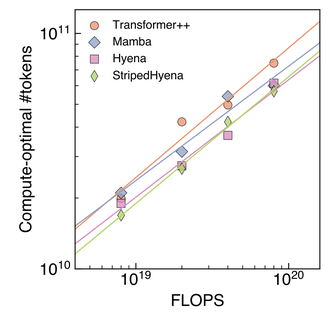
#> input picture inputs/evo_token_scaling.png, 333 x 316 px, shrunk from 990 x 937 before the run
$ python main.py
#> lines starting #> are read from the running program, lines starting #| are printed output that depends on the picture
import math
from dataclasses import dataclass
from typing import Dict, List, Tuple

import matplotlib.pyplot as plt
import numpy as np
import pandas as pd
from PIL import Image, ImageDraw


# =========================
# Inputs: RAW split images ONLY (no dots)
# =========================
RAW_TOKEN = "inputs/evo_token_scaling.png"
RAW_PARAM = "inputs/evo_param_scaling.png"

# =========================
# Outputs
# =========================
OUT_OVERLAY = "outputs/evo_scaling_overlay.png"
OUT_DATA_CSV = "outputs/evo_scaling_data.csv"
OUT_LAWS_CSV = "outputs/evo_scaling_laws.csv"
OUT_RECREATED = "outputs/evo_scaling_reproduction.png"


# =========================
# Assumed axis ranges
# =========================
FLOPS_MIN, FLOPS_MAX = 4e18, 1e20
TOKENS_MIN, TOKENS_MAX = 1e10, 1e11
PARAMS_MIN, PARAMS_MAX = 8.5e6, 1e9


# =========================
# Axis bounds in IMAGE SPACE (centerline of left/bottom spines)
# =========================
@dataclass(frozen=True)
class AxisBounds:
    xmin_x: float
    xmin_y: float
    xmax_x: float
    xmax_y: float
    ymax_x: float
    ymax_y: float

# Left panel (tokens)
TOKEN_BOUNDS = AxisBounds(
    xmin_x=222.0, xmin_y=797.0,   # (x_min, y_min)  bottom-left spine center
    xmax_x=858.0, xmax_y=797.0,   # (x_max, y_min)  bottom-right along x-axis
    ymax_x=222.0, ymax_y=98.0     # (x_min, y_max)  top-left along y-axis
)

# Right panel (params)
PARAM_BOUNDS = AxisBounds(
    xmin_x=174.0, xmin_y=780.0,
    xmax_x=825.0, xmax_y=780.0,
    ymax_x=174.0, ymax_y=33.0
)


# =========================
# Point centroids in IMAGE SPACE (black-dot centers)
# budget_idx is left->right FLOPS cluster (0..3)
# Missing markers are None.
# =========================
POINTS: Dict[str, Dict[str, List[Tuple[float, float]]]] = {
    "tokens": {
        "Transformer++": [(359.0, 588.0), (540.0, 360.0), (677.0, 311.0), (813.0, 187.0)],
        "Mamba":         [(359.0, 570.0), (540.0, 449.0), (677.0, 284.0), (813.0, 252.0)],
        "Hyena":         [(359.0, 602.0), (540.0, 492.0), (677.0, 401.0), (813.0, 246.0)],
        "StripedHyena":  [(359.0, 638.0), (540.0, 502.0), (677.0, 361.0), (813.0, 271.0)],
    },
    "params": {
        "Transformer++": [(314.0, 671.0), (499.0, 654.0), (639.0, 541.0), (780.0, 485.0)],
        "Mamba":         [(314.0, 535.0), (499.0, 483.0), (639.0, 462.0), (780.0, 387.0)],
        "Hyena":         [(314.0, 455.0), (499.0, 380.0), (639.0, 307.0), (780.0, 280.0)],
        "StripedHyena":  [(314.0, 466.0), (499.0, 389.0), (639.0, 351.0), (780.0, 287.0)],
    },
}


# =========================
# Drawing helpers
# =========================
MODEL_COLORS: Dict[str, Tuple[int, int, int]] = {
    "Transformer++": (255, 100, 50),
    "Mamba":         (80, 80, 220),
    "Hyena":         (220, 50, 150),
    "StripedHyena":  (100, 180, 50),
}

BOUNDS_COLOR = (255, 0, 0)


def draw_bounds(d: ImageDraw.ImageDraw, b: AxisBounds, color: Tuple[int, int, int] = BOUNDS_COLOR) -> None:
    """Draw axis boundary markers: filled circles at the 3 corner points and lines along the spines."""
    r = 8
    for x, y in [(b.xmin_x, b.xmin_y), (b.xmax_x, b.xmax_y), (b.ymax_x, b.ymax_y)]:
        d.ellipse((x - r, y - r, x + r, y + r), fill=color, outline=color)
    d.line([(b.xmin_x, b.xmin_y), (b.xmax_x, b.xmax_y)], fill=color, width=3)
    d.line([(b.xmin_x, b.xmin_y), (b.ymax_x, b.ymax_y)], fill=color, width=3)


def draw_point(d: ImageDraw.ImageDraw, x: float, y: float, color: Tuple[int, int, int], r: int = 8) -> None:
    """Draw a crosshair + circle marker with a red center dot at the given point."""
    d.ellipse((x - r, y - r, x + r, y + r), outline=color, width=2)
    d.line([(x - r, y), (x + r, y)], fill=color, width=2)
    d.line([(x, y - r), (x, y + r)], fill=color, width=2)
    cr = 2
    d.ellipse((x - cr, y - cr, x + cr, y + cr), fill=(255, 0, 0), outline=(255, 0, 0))


# =========================
# Log mapping helpers
# =========================
def map_log_axis(px: float, px_min: float, px_max: float, v_min: float, v_max: float) -> float:
    """px linear -> log10(value) linear"""
    t = (px - px_min) / (px_max - px_min)
    lv = math.log10(v_min) + t * (math.log10(v_max) - math.log10(v_min))
    return 10 ** lv

def map_point_to_values(
    x_px: float,
    y_px: float,
    xmin_px: float,
    xmax_px: float,
    ymin_px: float,
    ymax_px: float,
    x_min_val: float,
    x_max_val: float,
    y_min_val: float,
    y_max_val: float
) -> Tuple[float, float]:
    # x is straightforward (increases right)
    x_val = map_log_axis(x_px, xmin_px, xmax_px, x_min_val, x_max_val)

    # y increases upward in data coords, but downward in pixel coords:
    y_from_bottom = (ymin_px - y_px)
    y_span = (ymin_px - ymax_px)
    y_val = map_log_axis(y_from_bottom, 0.0, y_span, y_min_val, y_max_val)
    return x_val, y_val


# =========================
# Main: overlay bounds + points, write CSV
# =========================
def draw_overlay_on_image(im: Image.Image, bounds: AxisBounds, plot_name: str) -> None:
    """Draw axis bounds and all model points onto an image."""
    d = ImageDraw.Draw(im)
    draw_bounds(d, bounds)
    for model, pts in POINTS[plot_name].items():
        color = MODEL_COLORS[model]
        for p in pts:
            draw_point(d, p[0], p[1], color)


def draw_combined_overlay(out_path: str) -> None:
    """Draw both panels side-by-side, aligned at the top by ymax_y."""
#> called with out_path = 'outputs/evo_scaling_overlay.png'
    token_im = Image.open(RAW_TOKEN).convert("RGB")
    param_im = Image.open(RAW_PARAM).convert("RGB")
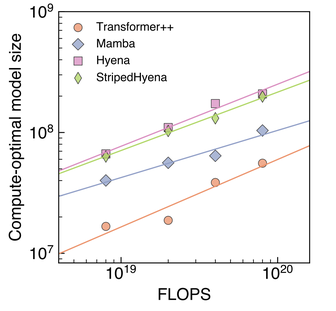
#> input picture inputs/evo_param_scaling.png, 336 x 311 px, shrunk from 999 x 923 before the run

    draw_overlay_on_image(token_im, TOKEN_BOUNDS, "tokens")
    draw_overlay_on_image(param_im, PARAM_BOUNDS, "params")

    # Shift param panel down to align plot areas visually
    token_off = 0
    param_off = 3

    total_w = token_im.width + param_im.width
#> total_w = 669
    total_h = max(token_im.height + token_off, param_im.height + param_off)
#> total_h = 316

    combined = Image.new("RGB", (total_w, total_h), (255, 255, 255))
#> combined: PIL image 669x316 RGB; every value is 255
    combined.paste(token_im, (0, token_off))
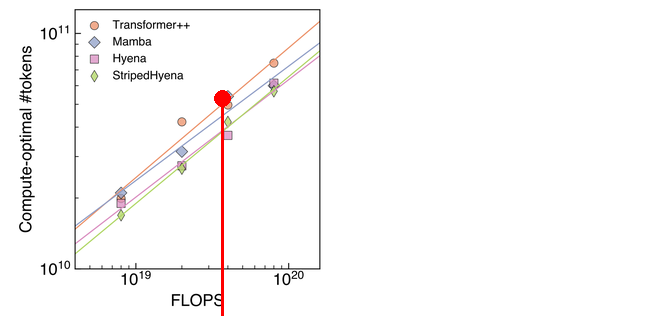
#> combined: PIL image 669x316 RGB; mean R, G, B 250.4, 249.1, 249
    combined.paste(param_im, (token_im.width, param_off))
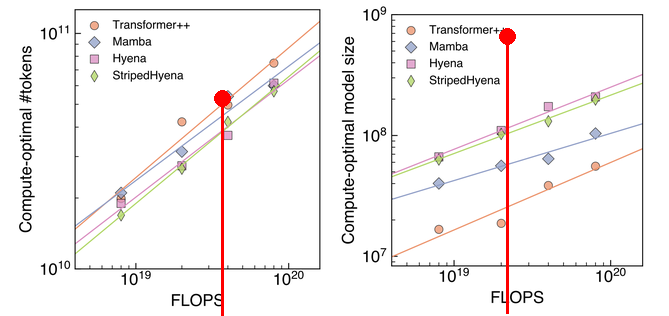
#> combined: PIL image 669x316 RGB; mean R, G, B 245.8, 242.9, 242.7
    combined.save(out_path, dpi=(300, 300))


def build_csv(rows: list, plot_name: str, bounds: AxisBounds, y_min: float, y_max: float) -> None:
#> called with plot_name = 'tokens', y_min = 1e+10, y_max = 1e+11
    for model, pts in POINTS[plot_name].items():
        for budget_idx, p in enumerate(pts):
            x_px, y_px = p

            flops, y_val = map_point_to_values(
                x_px=x_px, y_px=y_px,
                xmin_px=bounds.xmin_x, xmax_px=bounds.xmax_x,
                ymin_px=bounds.xmin_y, ymax_px=bounds.ymax_y,
                x_min_val=FLOPS_MIN, x_max_val=FLOPS_MAX,
                y_min_val=y_min, y_max_val=y_max
            )

            rows.append({
                "variable": plot_name,
                "model": model,
                "budget": budget_idx,
                "flops": flops,
                "value": y_val,
            })


def fit_scaling_laws(df: pd.DataFrame) -> pd.DataFrame:
    """Fit power laws: params = a_0 * flops^a, tokens = b_0 * flops^b in log-log space."""
    coef_names = {"params": ("a", "a_0"), "tokens": ("b", "b_0")}
    law_rows = []
    for model in df["model"].unique():
        row: dict = {"model": model}
        for var in ("tokens", "params"):
            subset = df[(df["model"] == model) & (df["variable"] == var)]
            log_f = np.log10(subset["flops"].values)
            log_v = np.log10(subset["value"].values)
            slope, log_intercept = np.polyfit(log_f, log_v, 1)
            slope_name, intercept_name = coef_names[var]
            row[slope_name] = slope
            row[intercept_name] = 10 ** log_intercept
        law_rows.append(row)
    return pd.DataFrame(law_rows)


MODEL_MARKERS = {
    "Transformer++": ("o", "#E07050"),
    "Mamba":         ("D", "#7B9DC7"),
    "Hyena":         ("s", "#D88BC4"),
    "StripedHyena":  ("D", "#A8BF72"),
}

PANEL_CFG = {
    "tokens": {
        "ylabel": "Compute-optimal #tokens",
        "coefs": ("b", "b_0"),
        "dep_var": "D^{*}",
        "ymin": TOKENS_MIN,
        "ymax": TOKENS_MAX,
    },
    "params": {
        "ylabel": "Compute-optimal model size",
        "coefs": ("a", "a_0"),
        "dep_var": "N^{*}",
        "ymin": PARAMS_MIN,
        "ymax": PARAMS_MAX,
    },
}


def _fmt_coef(v: float) -> str:
    """Format a coefficient in scientific notation for LaTeX."""
    exp = math.floor(math.log10(abs(v)))
    mantissa = v / 10 ** exp
    return f"{mantissa:.3f}" + r"\!\times\!" + f"10^{{{exp}}}"


_MAX_MODEL_LEN = max(len(m) for m in MODEL_MARKERS)


def _law_label(model: str, law_row: pd.Series, slope_key: str, intercept_key: str, dep_var: str) -> str:
    slope = law_row[slope_key]
    intercept = law_row[intercept_key]
    padded = model.ljust(_MAX_MODEL_LEN + 2)
    return f"{padded}(${dep_var} = {_fmt_coef(intercept)} \\cdot C^{{{slope:.3f}}}$)"


def plot_chinchilla_recreation(data_df: pd.DataFrame, laws_df: pd.DataFrame, out_path: str) -> None:
    """Recreate the two-panel Chinchilla scaling figure from extracted data and fitted laws."""
#> called with out_path = 'outputs/evo_scaling_reproduction.png'
    fig, axes = plt.subplots(1, 2, figsize=(10, 4.2))

    flops_line = np.logspace(np.log10(FLOPS_MIN), np.log10(FLOPS_MAX), 200)

    for ax, var in zip(axes, ("tokens", "params")):
        cfg = PANEL_CFG[var]
        slope_key, intercept_key = cfg["coefs"]
        dep_var = cfg["dep_var"]

        for model in data_df["model"].unique():
            marker, color = MODEL_MARKERS[model]
            law_row = laws_df[laws_df["model"] == model].iloc[0]
            label = _law_label(model, law_row, slope_key, intercept_key, dep_var)

            sub = data_df[(data_df["model"] == model) & (data_df["variable"] == var)]
            ax.scatter(
                sub["flops"], sub["value"],
                marker=marker, color=color, edgecolors="k", alpha=0.8,
                linewidths=0.5, s=60, zorder=3, label=label,
            )

            fit_vals = law_row[intercept_key] * flops_line ** law_row[slope_key]
            ax.plot(flops_line, fit_vals, color=color, linewidth=1.5, alpha=0.8)

        ax.set_xscale("log")
        ax.set_yscale("log")
        ax.set_ylim(cfg["ymin"], cfg["ymax"] * 1.5)
        ax.set_xlabel("FLOPS")
        ax.set_ylabel(cfg["ylabel"])
        ax.legend(fontsize=6, framealpha=0.9, loc="upper left", labelspacing=0.8,
                  borderpad=0.8, prop={"family": "monospace", "size": 6})
        ax.grid(True, which="major", linewidth=0.4, alpha=0.4)

    fig.tight_layout()
    fig.savefig(out_path, dpi=300, bbox_inches="tight")
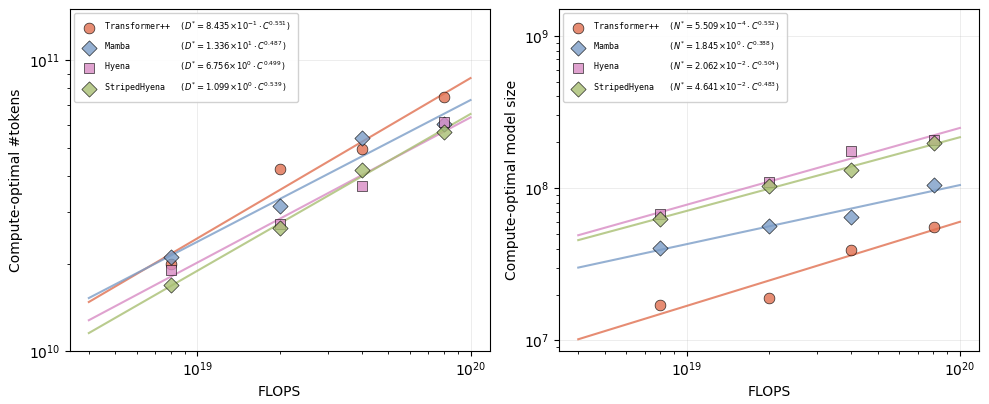
#> figure drawn by matplotlib, 2 panels; panel 1: curve peaks at x = 1e+20, y = 8.68e+10; panel 1: curve peaks at x = 1e+20, y = 7.3e+10; panel 1: curve peaks at x = 1e+20, y = 6.36e+10; panel 2: curve peaks at x = 1e+20, y = 60080139.7
    plt.close(fig)


def main():
    import os
    os.makedirs("outputs", exist_ok=True)

    draw_combined_overlay(OUT_OVERLAY)

    rows: list = []
    build_csv(rows, "tokens", TOKEN_BOUNDS, TOKENS_MIN, TOKENS_MAX)
    build_csv(rows, "params", PARAM_BOUNDS, PARAMS_MIN, PARAMS_MAX)

    df = pd.DataFrame(rows)
    df.to_csv(OUT_DATA_CSV, index=False)

    laws_df = fit_scaling_laws(df)
    laws_df.to_csv(OUT_LAWS_CSV, index=False)

    plot_chinchilla_recreation(df, laws_df, OUT_RECREATED)

    print("Wrote:")
    print(" ", OUT_OVERLAY)
    print(" ", OUT_DATA_CSV)
    print(" ", OUT_LAWS_CSV)
    print(" ", OUT_RECREATED)


if __name__ == "__main__":
    main()
